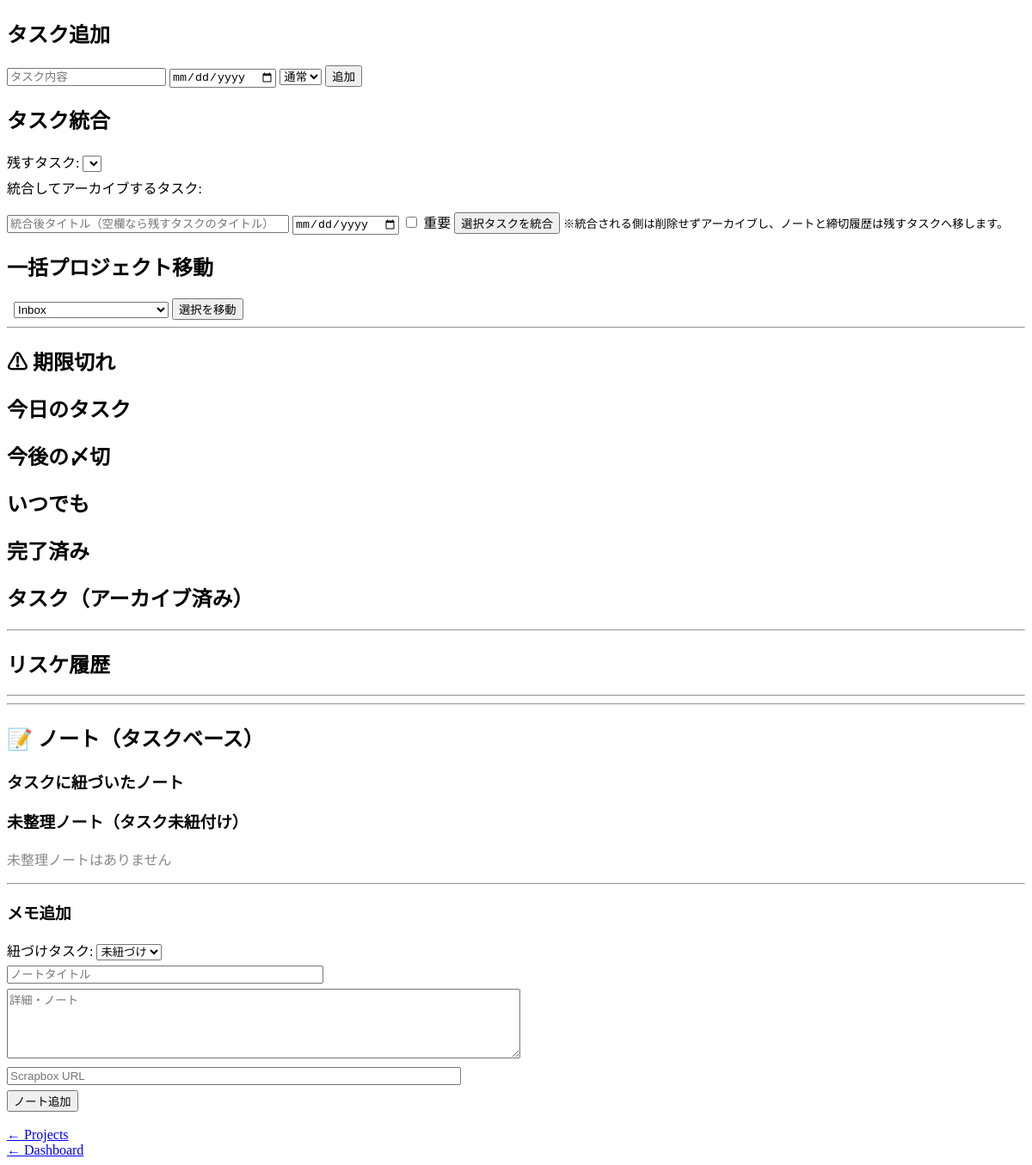
Before: /project/21 with the older database file.
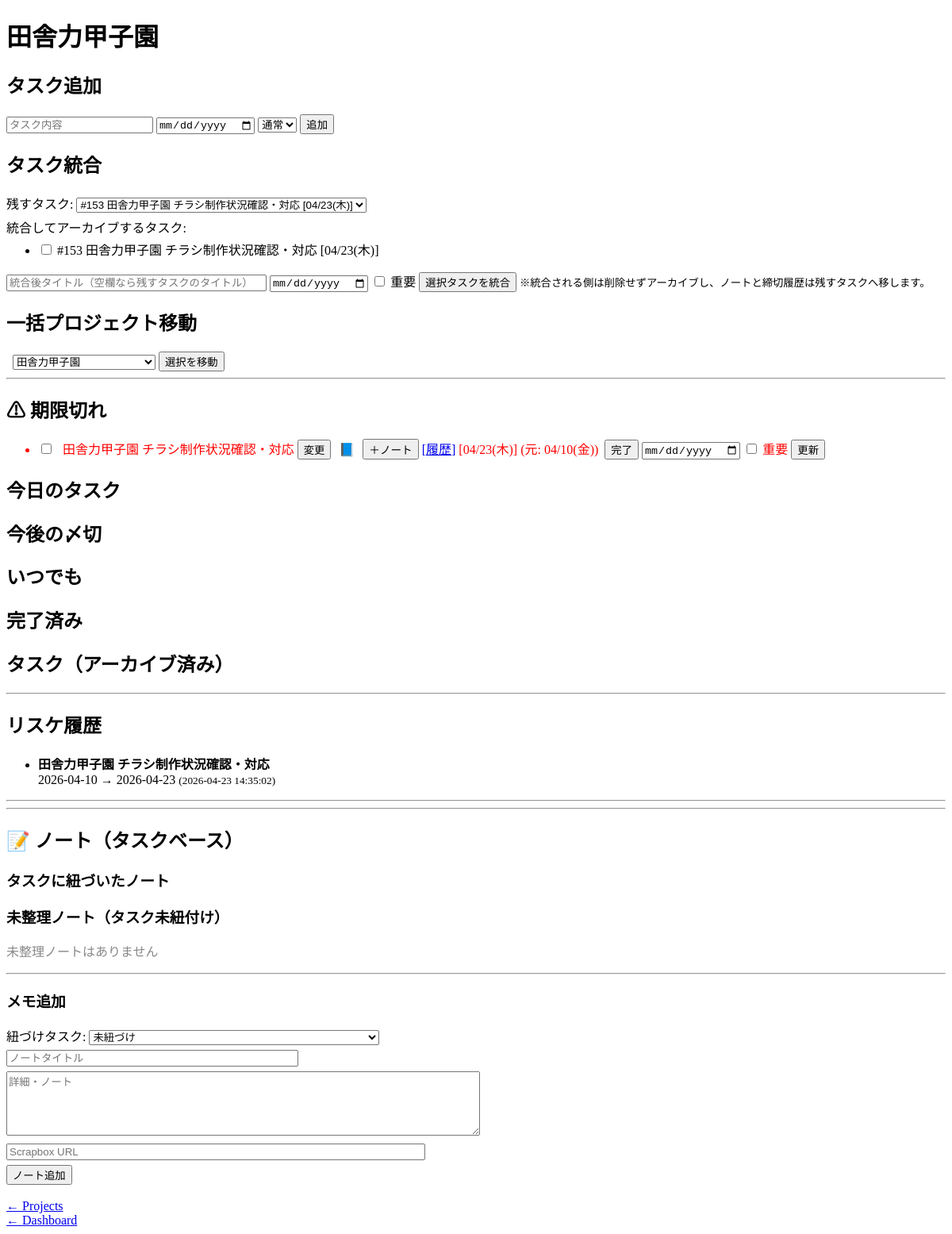
After: the same page with the newer database file.
### tables this page shows
CREATE TABLE projects (
            id INTEGER PRIMARY KEY AUTOINCREMENT,
            name TEXT,
            type TEXT,
            status TEXT
        );

CREATE TABLE tasks (
            id INTEGER PRIMARY KEY AUTOINCREMENT,
            title TEXT,
            status TEXT,
            deadline TEXT,
            original_deadline TEXT,
            project_id INTEGER,
            student_id INTEGER,
            priority TEXT DEFAULT 'medium',
            sync_key TEXT,
            source_type TEXT,
            source_updated_at TEXT,
            archived INTEGER DEFAULT 0
        , source_url TEXT);

CREATE TABLE task_history (
        id INTEGER PRIMARY KEY AUTOINCREMENT,
        task_id INTEGER,
        old_deadline TEXT,
        new_deadline TEXT,
        changed_at TEXT
    );

### flask_app.py (the view)
@app.route("/project/<int:project_id>")
def project_detail(project_id):
    task_id_filter = request.args.get("task_id", type=int)
    context = build_project_detail_context(project_id, task_id_filter)
    return render_template(
        "project_detail.html",
        **context,
        students=STUDENTS_DATA,
    )

### db.py (called while the page is built)
def get_db():
    conn = sqlite3.connect(DB_PATH, timeout=5, check_same_thread=False)
    conn.row_factory = sqlite3.Row
    conn.execute("PRAGMA journal_mode=WAL;")
    conn.execute("PRAGMA busy_timeout=5000;")
    return conn

def get_today_str(cursor):
    return cursor.execute("SELECT date('now')").fetchone()[0]

def fetch_all_projects(cursor):
    return cursor.execute("SELECT * FROM projects").fetchall()

### flask_app.py (called while the page is built)
def scrapbox_project_page_url(project, title):
    page_name = (title or "").strip()
    if not page_name:
        return None
    return f"https://scrapbox.io/{project}/{quote(page_name, safe='')}"

def scrapbox_page_url(title):
    return scrapbox_project_page_url(SCRAPBOX_PROJECT, title)

@app.context_processor
def inject_scrapbox_helpers():
    return {
        "scrapbox_page_url": scrapbox_page_url,
        "scrapbox_project_page_url": scrapbox_project_page_url,
        "scrapbox_base_url": f"https://scrapbox.io/{SCRAPBOX_PROJECT}/",
    }

def attach_related_notes(tasks, notes_by_task_id):
    return [
        {**dict(t), "related_notes": notes_by_task_id.get(dict(t)["task_id"], [])}
        for t in tasks
    ]

### templates/project_detail.html (shortened to what the changed rows need)
<!DOCTYPE html>
<html>
<head>
</head>
<body>
    {% from "components/task_item.html" import edit_form, task_actions, bulk_project_move_form, task_bulk_move_checkbox with context %}
<h1>{{ project["name"] }}</h1>
<h2>タスク追加</h2>
<form action="/add_task" method="post">
    <input name="title" placeholder="タスク内容">
    <input type="date" name="deadline">
    <select name="priority">
    </select>
    <button type="submit">追加</button>
</form>
<h2>タスク統合</h2>
<form action="/merge_tasks" method="post">
    <div style="margin-bottom:6px;">
        <label>
            残すタスク:
            <select name="keep_task_id" required>
                {% for t in tasks %}
                    {% if not t["archived"] %}
                        <option value="{{ t["task_id"] }}">
                            #{{ t["task_id"] }} {{ t["title"] }}{% if t["deadline_display"] %} [{{ t["deadline_display"] }}]{% endif %}
                        </option>
                    {% endif %}
                {% endfor %}
            </select>
        </label>
    </div>
    <div style="margin-bottom:6px;">
        <ul style="margin-top:4px;">
            {% for t in tasks %}
                {% if not t["archived"] %}
                    <li>
                        <label>
                            <input type="checkbox" name="merge_task_ids" value="{{ t["task_id"] }}">
                            #{{ t["task_id"] }} {{ t["title"] }}{% if t["deadline_display"] %} [{{ t["deadline_display"] }}]{% endif %}
                        </label>
                    </li>
                {% endif %}
            {% endfor %}
        </ul>
    </div>
    <input name="merged_title" placeholder="統合後タイトル（空欄なら残すタスクのタイトル）" style="width:320px;">
    <input type="date" name="merged_deadline">
    <label>
    </label>
    <button type="submit">選択タスクを統合</button>
    <small>※統合される側は削除せずアーカイブし、ノートと締切履歴は残すタスクへ移します。</small>
</form>
<h2>一括プロジェクト移動</h2>
{{ bulk_project_move_form("projectBulkMove", projects, project["id"]) }}
<hr>
<h2>⚠ 期限切れ</h2>
<ul>
{% for t in overdue_tasks %}
    <li class="task-title-scope" style="color:red;">
        {{ task_bulk_move_checkbox(t, "projectBulkMove") }}
        {{ edit_form(t["task_id"], t["title"]) }}
        <button type="button" onclick='openNoteFormForTask({{ t["task_id"] }}, {{ t["title"]|tojson }})' style="margin-left:6px; font-size:0.85em;">＋ノート</button>
        <a href="/project/{{ project["id"] }}?task_id={{ t["task_id"] }}">[履歴]</a>
        {% if t["deadline_display"] %}[{{ t["deadline_display"] }}]{% endif %}
        {% if t["original_deadline_display"] and t["original_deadline_display"] != t["deadline_display"] %}
            (元: {{ t["original_deadline_display"] }})
        {% endif %}
        <form action="/done/{{ t["task_id"] }}" method="post" style="display:inline; margin-left:4px">
            <button type="submit">完了</button>
        </form>
        <form action="/update_task" method="post" style="display:inline;">
            <input type="date" name="deadline">
            <label>
                <input type="checkbox" name="priority" value="high" {% if t["priority"] == "high" %}checked{% endif %}>
                重要
            </label>
            <button type="submit">更新</button>
        </form>
    </li>
{% endfor %}
</ul>
<h2>今日のタスク</h2>
<h2>今後の〆切</h2>
<h2>いつでも</h2>
<h2>完了済み</h2>
<h2>タスク（アーカイブ済み）</h2>
<hr>
<h2>リスケ履歴</h2>
<ul>
{% for h in history %}
    <li class="history-title-scope">
        <b>{{ h["task_title"] }}</b><br>
        {{ h["old_deadline"] }} → {{ h["new_deadline"] }}
        <small>({{ h["changed_at"] }})</small>
    </li>
{% endfor %}
</ul>
<hr>
<hr>
<h2>📝 ノート（タスクベース）</h2>
<h3>タスクに紐づいたノート</h3>
<h3>未整理ノート（タスク未紐付け）</h3>
{% if unlinked_notes %}
    <ul>
    {% for n in unlinked_notes %}
        <li class="note-title-scope">
            <b>{{ n["title"] }}</b><br>
            {{ n["content"] }}<br>
            {% if n["scrapbox_url"] %}
                <a href="{{ n["scrapbox_url"] }}" target="_blank">開く</a>
            {% else %}
                <a href="https://scrapbox.io/musestudio/{{ n["title"] }}" target="_blank">
                    Scrapbox作成
                </a>
            {% endif %}
            <br>
            <small>{{ n["created_at"] }}</small>
        </li>
    {% endfor %}
    </ul>
{% else %}
    <p style="color:#888;">未整理ノートはありません</p>
{% endif %}
<hr>
<h3>メモ追加</h3>
<form action="/add_note" method="post" id="taskNoteForm" style="margin-bottom:18px;">
    <div style="margin-bottom:6px;">
    </div>
    <div style="margin-bottom:6px;">
    </div>
    <div style="margin-bottom:6px;">
    </div>
    <div style="margin-bottom:6px;">
    </div>
    <button type="submit">ノート追加</button>
</form>
<a href="/projects">← Projects</a><br>
<a href="/">← Dashboard</a>
</body>
</html>

### templates/components/task_item.html (shortened to what this page needs)
{% macro task_links(t) %}
{% set scrapbox_url = t["scrapbox_url"] if t["scrapbox_url"] is defined else none %}
{% set generated_scrapbox_url = scrapbox_page_url(t["title"]) %}
<span class="task-links">
  {% if scrapbox_url and scrapbox_url|string|lower not in ["none", "null"] %}
  <a href="{{ scrapbox_url }}" target="_blank" rel="noopener noreferrer" title="Scrapbox"
    style="margin-left:6px; text-decoration:none;">📘</a>
  {% elif generated_scrapbox_url %}
  <a href="{{ generated_scrapbox_url }}" target="_blank" rel="noopener noreferrer" title="Scrapbox"
    style="margin-left:6px; text-decoration:none;">📘</a>
  {% endif %}
</span>
{% endmacro %}
{% macro bulk_project_move_form(form_id, projects=none, current_project_id=none) %}
{% if projects %}
<form id="{{ form_id }}" action="/move_tasks" method="post" style="display:inline; margin-left:8px;">
  <select name="project_id" style="max-width:180px;">
    {% for p in projects %}
    <option value="{{ p['id'] }}" {% if current_project_id and p["id"]==current_project_id %}selected{% endif %}>
      {{ p["name"] }}
    </option>
    {% endfor %}
  </select>
  <button type="submit">選択を移動</button>
</form>
{% endif %}
{% endmacro %}
{% macro task_bulk_move_checkbox(t, form_id=none) %}
{% if form_id %}
<input type="checkbox" name="task_ids" value="{{ task_id_value(t)|trim }}" form="{{ form_id }}" title="一括移動で選択"
  style="margin-right:4px;" />
{% endif %}
{% endmacro %}
{% macro task_actions(t, show_done=true, show_update=false, is_done=false, show_move=false, projects=none) %}
{% set task_id = task_id_value(t)|trim %}
<form action="/edit_task_title" method="post" class="inline-edit-form" style="display:inline; margin-left:6px;">
  {% if is_done %}
  <s><span class="inline-edit-title">{{ t["title"] }}</span></s>
  {% else %}
  <span class="inline-edit-title">{{ t["title"] }}</span>
  {% endif %}
  <button type="button" class="inline-edit-toggle" onclick="toggleInlineEdit(this)">
    変更
  </button>
</form>
{{ task_links(t) }}
{% endmacro %}
{% macro edit_form(task_id, title, is_done=false) %}
{% set t = {"task_id": task_id, "title": title, "priority": "medium"} %}
{{ task_actions(t, show_done=false, show_update=false, is_done=is_done) }}
{% endmacro %}

Changed rows visible on the page:
added projects: name "田舎力甲子園"
added tasks: task_id "153", title "田舎力甲子園 チラシ制作状況確認・対応", deadline_display "04/23(木)", original_deadline_display "04/10(金)"
added task_history: task_title "田舎力甲子園 チラシ制作状況確認・対応", old_deadline "2026-04-10", new_deadline "2026-04-23", changed_at "2026-04-23 14:35:02"
Other visible differences:
form field keep_task_id: (not shown) → "#153 田舎力甲子園 チラシ制作状況確認・対応 [04/23(木)]"
form field project_id: "Inbox" → "田舎力甲子園"
